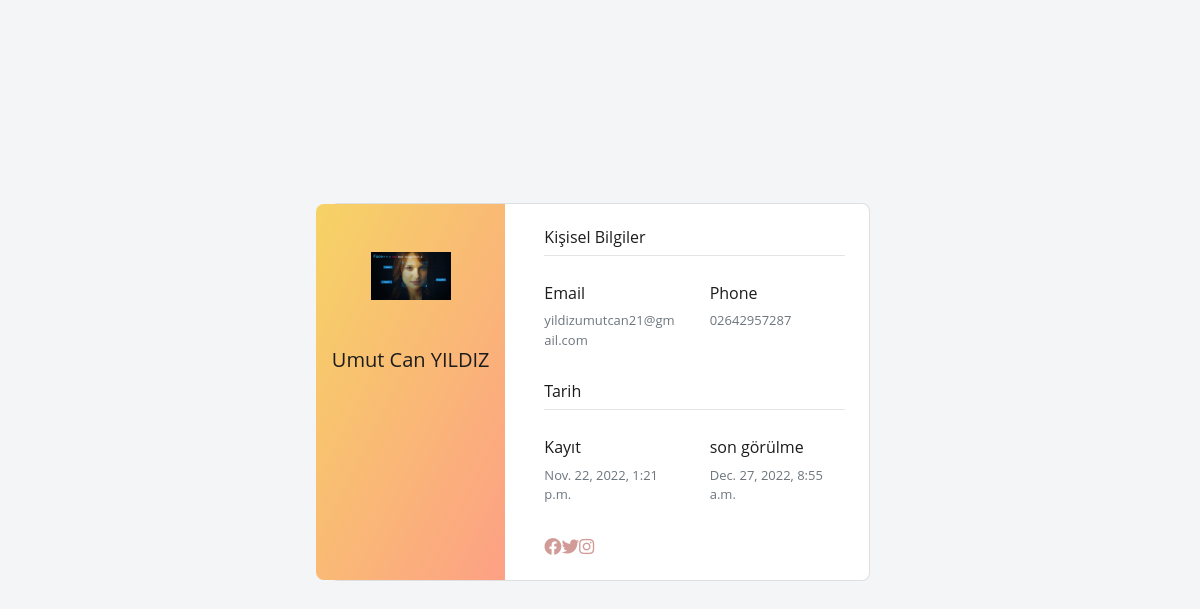
The page /user/ (signed in) on the database its author committed.
### home/models.py (models this page shows, shortened)
class UserProfile(models.Model):
    user = models.OneToOneField(User, on_delete=models.CASCADE)
    phone = models.CharField(blank=True, max_length=15)
    address = models.CharField(blank=True, max_length=150)
    city = models.CharField(blank=True, max_length=50)
    country = models.CharField(blank=True, max_length=50)
    job = models.CharField (blank=True, max_length=150)
    facebook = models.CharField (blank=True, max_length=55)
    instagram = models.CharField (blank=True, max_length=55)
    twitter = models.CharField (blank=True, max_length=55)
    image = models.ImageField(blank=True, upload_to='images/userProfile')

### user/views.py (the view)
# urls.py: path('', views.index, name='index'),
def index(request):
    if request.user.id is not None:
        user = UserProfile.objects.get(user_id=request.user.id)
        settings = Setting.objects.filter(pk=0)
        categorydata = Category.objects.all ()
        setting = Setting.objects.get (pk=1)
        category = Category.objects.all ()
        context = {'category': category,
                   'user': user,
                   'settings': settings,
                   'setting': setting,
                   'categorydata': categorydata
                   }
        return render(request, 'user_profile.html', context)

### user/templates/user_profile.html (shortened to what this page needs)
{%  extends "homebase.html" %}
{%  load static %}
{% block content %}
    <link href="{% static 'css/style2.css' %}" rel="stylesheet">
    <link href="https://maxcdn.bootstrapcdn.com/font-awesome/4.3.0/css/font-awesome.min.css" rel="stylesheet">
    <section class="vh-100" style="background-color: #f4f5f7;">
  <div class="container py-5 h-100">
    <div class="row d-flex justify-content-center align-items-center h-100">
      <div class="col col-lg-6 mb-4 mb-lg-0">
        <div class="card mb-3" style="border-radius: .5rem;">
          <div class="row g-0">
            <div class="col-md-4 gradient-custom text-center text-white"
              style="border-top-left-radius: .5rem; border-bottom-left-radius: .5rem;">
              <img src="{{ user.image.url }}"
                alt="Avatar" class="img-fluid my-5" style="width: 80px;" />
              <h5> {{ user.user.first_name }} {{ user.user.last_name }}</h5>
            </div>
            <div class="col-md-8">
              <div class="card-body p-4">
                <h6>Kişisel Bilgiler</h6>
                <hr class="mt-0 mb-4">
                <div class="row pt-1">
                  <div class="col-6 mb-3">
                    <h6>Email</h6>
                    <p class="text-muted">{{ user.user.email}}</p>
                  </div>
                  <div class="col-6 mb-3">
                    <h6>Phone</h6>
                    <p class="text-muted">{{ user.phone}}</p>
                  </div>
                </div>
                <h6>Tarih</h6>
                <hr class="mt-0 mb-4">
                <div class="row pt-1">
                  <div class="col-6 mb-3">
                    <h6>Kayıt</h6>
                    <p class="text-muted">{{ user.user.date_joined }}</p>
                  </div>
                  <div class="col-6 mb-3">
                    <h6>son görülme</h6>
                    <p class="text-muted">{{ user.user.last_login }}</p>
                  </div>
                </div>
                <div class="d-flex justify-content-start">
                  <a target="_blank" href="{{ user.facebook }}"><i class="fab fa-facebook-f fa-lg me-3"></i></a>
                  <a target="_blank" href="{{ user.twitter }}"><i class="fab fa-twitter fa-lg me-3"></i></a>
                  <a target="_blank" href="{{ user.instagram }}"><i class="fab fa-instagram fa-lg"></i></a>
                </div>
              </div>
            </div>
          </div>
        </div>
      </div>
    </div>
  </div>
</section>
{% endblock %}

### home/static/css/style2.css (style rules this page uses)
body { color: #797979; background: #f1f2f7; font-family: 'Open Sans', sans-serif; padding: 0px !important; margin: 0px !important; font-size: 13px; text-rendering: optimizeLegibility; -webkit-font-smoothing: antialiased; -moz-font-smoothing: antialiased; }

### user/templates/user_profile.html (style rules this page uses)
.gradient-custom { background: #f6d365; background: -webkit-linear-gradient(to right bottom, rgba(246, 211, 101, 1), rgba(253, 160, 133, 1)); background: linear-gradient(to right bottom, rgba(246, 211, 101, 1), rgba(253, 160, 133, 1)) }

### rows shown on the page
UserProfile: image (picture), user.first_name "Umut Can", user.last_name "YILDIZ", user.email "yildizumutcan21@gmail.com", phone "02642957287", user.date_joined "Nov. 22, 2022, 1:21 p.m.", user.last_login "Dec. 27, 2022, 8:55 a.m."
